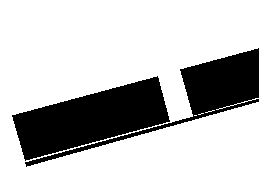
#> input picture src/TPCAP1/TPCAP_8.png, 259 x 189 px; its folder holds 5 pictures in this run
$ jupyter execute --allow-errors map.ipynb   (older library calls are emulated)
#> lines starting #> are read from the running program, lines starting #| are printed output that depends on the picture; after the words box and inside, x2 and y2 are one past the last pixel; in counts of white or black regions, pixels touching at a corner belong together
[cell 1]
import numpy as np
import matplotlib.pyplot as plt
import csv
from PIL import Image, ImageDraw
import math

class Vehicle:
    def __init__(self):
        self.lw = 2.8*10  # wheelbase
        self.lf = 0.96*10  # front hang length
        self.lr = 0.929*10  # rear hang length
        self.lb = 1.942*10  # width

    def create_polygon(self, x, y, theta):
        cos_theta = np.cos(theta)
        sin_theta = np.sin(theta)

        points = np.array([
            [-self.lr, -self.lb / 2, 1],
            [self.lf + self.lw, -self.lb / 2, 1],
            [self.lf + self.lw, self.lb / 2, 1],
            [-self.lr, self.lb / 2, 1],
            [-self.lr, -self.lb / 2, 1],
        ]).dot(np.array([
            [cos_theta, -sin_theta, x],
            [sin_theta, cos_theta, y],
            [0, 0, 1]
        ]).transpose())
        return points[:, 0:2]


class Case:
    def __init__(self):
        self.x_s, self.y_s, self.theta_s = 0, 0, 0
        self.x_g, self.y_g, self.theta_g = 0, 0, 0
        self.xmin, self.xmax = 0, 0
        self.ymin, self.ymax = 0, 0
        self.obs_num = 0
        self.obs = np.array([])
        self.vehicle = Vehicle()

    @staticmethod
    def read(file):
        case = Case()
        multiple=10
        lw=2.8*multiple
        with open(file, 'r') as f:
            reader = csv.reader(f)
            tmp = list(reader)
            v = [float(i)*multiple for i in tmp[0]]
            case.x_s, case.y_s, case.theta_s = v[0:3]
            case.x_g, case.y_g, case.theta_g = v[3:6]
            case.theta_s = v[2]/multiple
            case.theta_g = v[5]/multiple
            case.xmin = min(case.x_s, case.x_g) - 8*multiple
            case.xmax = max(case.x_s, case.x_g) + 8*multiple
            case.ymin = min(case.y_s, case.y_g) - 8*multiple
            case.ymax = max(case.y_s, case.y_g) + 8*multiple
            case.x_s-=case.xmin
            case.y_s-=case.ymin
            case.x_g-=case.xmin
            case.y_g-=case.ymin
            case.x_s = case.x_s+math.cos(case.theta_s)*lw/2
            case.y_s = case.y_s+math.sin(case.theta_s)*lw/2
            case.x_g = case.x_g+math.cos(case.theta_g)*lw/2
            case.y_g = case.y_g+math.sin(case.theta_g)*lw/2
            case.obs_num = int(v[6]/multiple)
            num_vertexes = np.array(v[7:7 + case.obs_num], dtype=np.int)
            num_vertexes = num_vertexes // multiple
            vertex_start = 7 + case.obs_num + (np.cumsum(num_vertexes, dtype=np.int) - num_vertexes) * 2
            case.obs = []
            for vs, nv in zip(vertex_start, num_vertexes):
                case.obs.append(np.array(v[vs:vs + nv * 2]).reshape((nv, 2), order='A'))
            for array in case.obs:
                array[:, 0] = array[:, 0] - case.xmin # 对 X 值乘以 2
                array[:, 1] = array[:, 1] - case.ymin  # 对 Y 值加 3
        return case


def main():
    for i in range(0, 20):
        case = Case.read('Case%d.csv' % (i + 1))
        width, height = case.xmax-case.xmin, case.ymax-case.ymin
        image = Image.new('RGB', (int(width), int(height)), 'white')
        draw = ImageDraw.Draw(image)
    # points=[(-30.45737672 ,20.63054671),(100.47540218,80.18731484),(110.19481843,60.3834844),(-20.73796048,8.82671627)]
        for array in case.obs:
            array_list = array.tolist()
            points = [(x, y) for x, y in array_list]
            draw.polygon(points, outline='black', fill='black')


        image.save('TPCAP_%d.png'%(i+1))
        print(str(case.x_s)+" "+str(height-case.y_s)+" "+str(6.28-case.theta_s)+" \n"+str(case.x_g)+" "+str(height-case.y_g)+" "+str(6.28-case.theta_g))


#> (the rest of this cell did not finish here and is left out)

[cell 2]
import cv2

# 读取图像
image = cv2.imread('TPCAP_8.png')
#> image is the input picture: shape (189, 259, 3); 76.4% white; 2 black regions, box (x1, y1, x2, y2) and area: (12, 76, 170, 161) 7075, (25, 48, 259, 167) 4472

# 设置模糊核的大小
kernel_size = (5, 5)  # 这里可以根据需要调整核的大小

# 应用模糊滤波
blurred_image = cv2.blur(image, kernel_size)
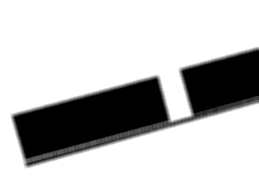
#> blurred_image: shape (189, 259, 3); min 0, max 255, mean 194.9

cv2.imwrite('blurred_imag5.png', blurred_image)

# 显示原始图像和模糊图像
cv2.imshow('Original Image', image)
cv2.imshow('Blurred Image', blurred_image)

# 等待按键后关闭窗口
cv2.waitKey(0)
cv2.destroyAllWindows()
